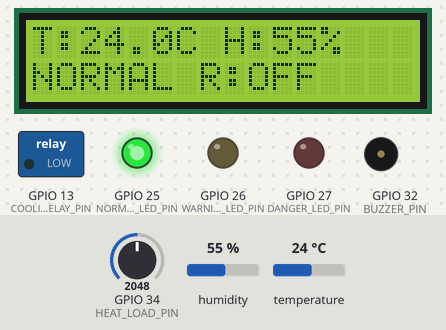
Recording of a sketch running on a simulated ESP32. Shown: 16×2 character LCD, switched loads named in the sketch (green lamp = pin HIGH), output pins drawn as LEDs (lit = HIGH), buzzer (waves = sounding). The inputs (shaded band) are chosen by the test bench; at power-on: temperature 24 °C, GPIO 34 (HEAT_LOAD_PIN) = 2048, humidity 55 %. WiFi joins after 1.5 s; servers stay silent unless stated; what the sketch prints to the serial monitor is not drawn.

Above: at 4.3 s.
4.4 s: temperature set to 29.3 °C
At 7.4 s:
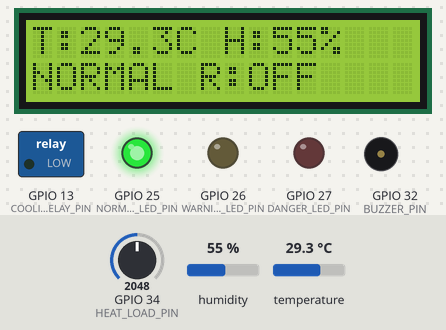
8.6 s: temperature set to 30.7 °C
At 11.7 s:
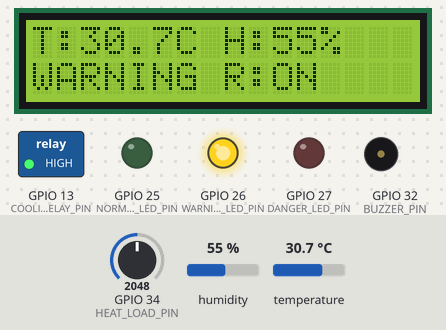
12.6 s: GPIO 34 (HEAT_LOAD_PIN) set to 2440
14.3 s: GPIO 34 (HEAT_LOAD_PIN) set to 2561
At 15.9 s:
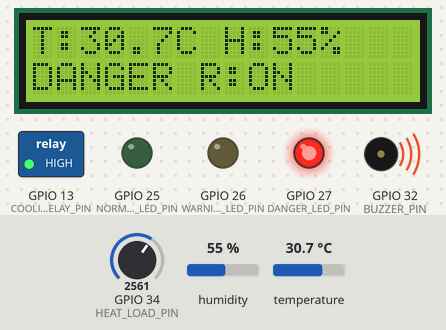
16.6 s: humidity set to 22 %
At 20.1 s:
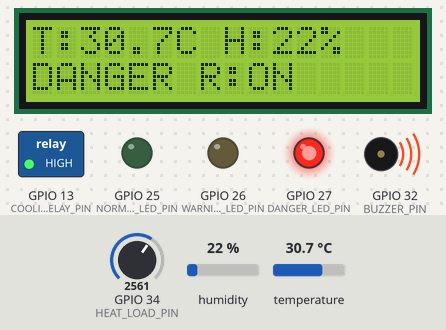
20.6 s: GPIO 34 (HEAT_LOAD_PIN) set to 2460
At 21.5 s:
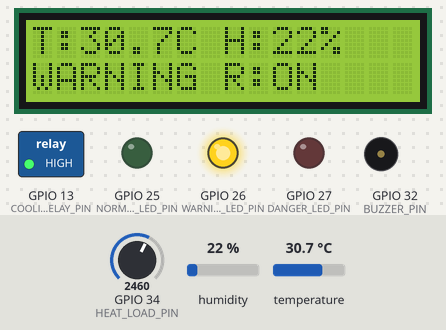
Timing chart, 0 to 23.6 s (numbered marks = the images above; inputs shaded):
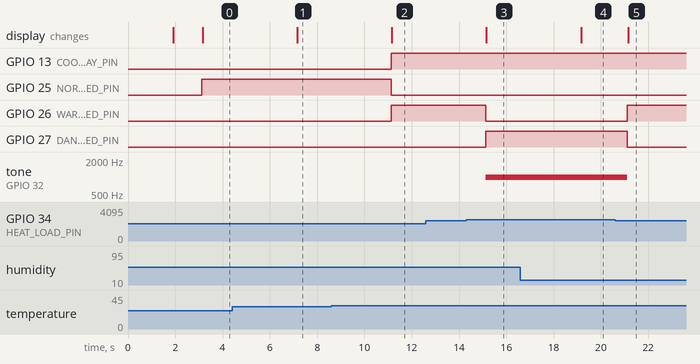

The sketch:

sketch.ino
```cpp
#define BLYNK_TEMPLATE_ID "TMPL6Y5DoUVbi"
#define BLYNK_TEMPLATE_NAME "Kendali Kipas Otomatis"
#define BLYNK_AUTH_TOKEN "hY5Ql71_Upt6lSZCt3ej6Cg3PTnv6bWR"

#include <WiFi.h>
#include <WiFiClient.h>
#include <BlynkSimpleEsp32.h>
#include <DHT.h>
#include <LiquidCrystal_I2C.h>

const char *WIFI_SSID = "Wokwi-GUEST";
const char *WIFI_PASSWORD = "";
const int WIFI_CHANNEL = 6;

const byte DHT_PIN = 15;
const byte DHT_TYPE = DHT22;
const byte HEAT_LOAD_PIN = 34;
const byte COOLING_RELAY_PIN = 13;
const byte BUZZER_PIN = 32;
const byte NORMAL_LED_PIN = 25;
const byte WARNING_LED_PIN = 26;
const byte DANGER_LED_PIN = 27;

const int DEFAULT_TEMPERATURE_THRESHOLD = 30;
const int DANGER_TEMPERATURE_THRESHOLD = 40;
const int HEAT_LOAD_THRESHOLD = 2500;
const unsigned long SENSOR_INTERVAL_MS = 2000;
const unsigned long LCD_INTERVAL_MS = 1000;
const unsigned long ALERT_COOLDOWN_MS = 30000;
const int BUZZER_FREQUENCY_HZ = 1000;
const byte BUZZER_CHANNEL = 0;
const byte BUZZER_RESOLUTION_BITS = 8;

#define VPIN_TEMPERATURE V1
#define VPIN_HUMIDITY V2
#define VPIN_HEAT_LOAD V3
#define VPIN_COOLING_STATUS V5
#define VPIN_NORMAL_STATUS V6
#define VPIN_WARNING_STATUS V7
#define VPIN_SYSTEM_STATUS V8
#define VPIN_TEMPERATURE_THRESHOLD V9
#define VPIN_BUZZER_ENABLE V10

DHT dht(DHT_PIN, DHT_TYPE);
LiquidCrystal_I2C lcd(0x27, 16, 2);
BlynkTimer timer;

int temperatureThreshold = DEFAULT_TEMPERATURE_THRESHOLD;
bool buzzerEnabled = true;
unsigned long lastAlertMillis = 0;
String currentStatus = "BOOTING";
float lastTemperature = 0.0;
float lastHumidity = 0.0;
int lastHeatLoad = 0;

BLYNK_CONNECTED()
{
  Blynk.syncVirtual(VPIN_TEMPERATURE_THRESHOLD, VPIN_BUZZER_ENABLE);
}

BLYNK_WRITE(VPIN_TEMPERATURE_THRESHOLD)
{
  const int requestedThreshold = param.asInt();
  temperatureThreshold = constrain(requestedThreshold, 20, 60);
}

BLYNK_WRITE(VPIN_BUZZER_ENABLE)
{
  buzzerEnabled = param.asInt() == 1;
  if (!buzzerEnabled)
  {
    ledcWriteTone(BUZZER_PIN, 0);
  }
}

void connectWifi()
{
  lcd.clear();
  lcd.setCursor(0, 0);
  lcd.print("Kendali Kipas");
  lcd.setCursor(0, 1);
  lcd.print("WiFi connect...");

  WiFi.begin(WIFI_SSID, WIFI_PASSWORD, WIFI_CHANNEL);
  while (WiFi.status() != WL_CONNECTED)
  {
    delay(250);
    Serial.print(".");
  }

  Serial.println();
  Serial.print("WiFi connected, IP: ");
  Serial.println(WiFi.localIP());
}

void connectBlynk()
{
  Blynk.config(BLYNK_AUTH_TOKEN);
  Blynk.connect(5000);

  lcd.clear();
  lcd.setCursor(0, 0);
  lcd.print("Blynk:");
  lcd.setCursor(7, 0);
  lcd.print(Blynk.connected() ? "Online" : "Offline");
  lcd.setCursor(0, 1);
  lcd.print("System ready");
  delay(1200);
}

String calculateStatus(float temperature, int heatLoad)
{
  const bool temperatureDanger = temperature >= DANGER_TEMPERATURE_THRESHOLD;
  const bool heatDanger = heatLoad >= HEAT_LOAD_THRESHOLD;

  if (temperatureDanger || heatDanger)
  {
    return "DANGER";
  }

  if (temperature >= temperatureThreshold)
  {
    return "WARNING";
  }

  return "NORMAL";
}

void setOutputs(const String &status)
{
  const bool isDanger = status == "DANGER";
  const bool isWarning = status == "WARNING";
  const bool coolingActive = isDanger || isWarning;

  digitalWrite(COOLING_RELAY_PIN, coolingActive ? HIGH : LOW);
  digitalWrite(NORMAL_LED_PIN, status == "NORMAL" ? HIGH : LOW);
  digitalWrite(WARNING_LED_PIN, isWarning ? HIGH : LOW);
  digitalWrite(DANGER_LED_PIN, isDanger ? HIGH : LOW);

  if (isDanger && buzzerEnabled)
  {
    ledcWriteTone(BUZZER_PIN, BUZZER_FREQUENCY_HZ);
    return;
  }

  ledcWriteTone(BUZZER_PIN, 0);
}

void publishToBlynk(const String &status)
{
  const bool coolingActive = status == "WARNING" || status == "DANGER";

  Blynk.virtualWrite(VPIN_TEMPERATURE, lastTemperature);
  Blynk.virtualWrite(VPIN_HUMIDITY, lastHumidity);
  Blynk.virtualWrite(VPIN_HEAT_LOAD, lastHeatLoad);
  Blynk.virtualWrite(VPIN_COOLING_STATUS, coolingActive ? 1 : 0);
  Blynk.virtualWrite(VPIN_NORMAL_STATUS, status == "NORMAL" ? 1 : 0);
  Blynk.virtualWrite(VPIN_WARNING_STATUS, status == "WARNING" ? 1 : 0);
  Blynk.virtualWrite(VPIN_SYSTEM_STATUS, status);
}

void sendDangerEvent(const String &status)
{
  if (status != "DANGER")
  {
    return;
  }

  const unsigned long now = millis();
  if (now - lastAlertMillis < ALERT_COOLDOWN_MS)
  {
    return;
  }

  lastAlertMillis = now;
  Blynk.logEvent("fan_danger_alert", "Suhu ruangan bahaya, kipas pendingin aktif");
}

void readSensors()
{
  const float temperature = dht.readTemperature();
  const float humidity = dht.readHumidity();

  if (!isnan(temperature))
  {
    lastTemperature = temperature;
  }
  if (!isnan(humidity))
  {
    lastHumidity = humidity;
  }

  lastHeatLoad = analogRead(HEAT_LOAD_PIN);
  currentStatus = calculateStatus(lastTemperature, lastHeatLoad);

  setOutputs(currentStatus);
  publishToBlynk(currentStatus);
  sendDangerEvent(currentStatus);

  Serial.print("Suhu: ");
  Serial.print(lastTemperature);
  Serial.print(" C | Kelembapan: ");
  Serial.print(lastHumidity);
  Serial.print(" % | Beban Panas: ");
  Serial.print(lastHeatLoad);
  Serial.print(" | Ambang Batas: ");
  Serial.print(temperatureThreshold);
  Serial.print(" C | Status: ");
  Serial.println(currentStatus);
}

void updateLcd()
{
  lcd.clear();
  lcd.setCursor(0, 0);
  lcd.print("T:");
  lcd.print(lastTemperature, 1);
  lcd.print("C H:");
  lcd.print(lastHumidity, 0);
  lcd.print("%");

  lcd.setCursor(0, 1);
  lcd.print(currentStatus);
  lcd.print(" R:");
  lcd.print(digitalRead(COOLING_RELAY_PIN) == HIGH ? "ON " : "OFF");
}

void setup()
{
  Serial.begin(115200);
  dht.begin();

  pinMode(HEAT_LOAD_PIN, INPUT);
  pinMode(COOLING_RELAY_PIN, OUTPUT);
  pinMode(NORMAL_LED_PIN, OUTPUT);
  pinMode(WARNING_LED_PIN, OUTPUT);
  pinMode(DANGER_LED_PIN, OUTPUT);

  digitalWrite(COOLING_RELAY_PIN, LOW);
  digitalWrite(NORMAL_LED_PIN, LOW);
  digitalWrite(WARNING_LED_PIN, LOW);
  digitalWrite(DANGER_LED_PIN, LOW);

  ledcAttach(BUZZER_PIN, BUZZER_FREQUENCY_HZ, BUZZER_RESOLUTION_BITS);
  ledcWriteTone(BUZZER_PIN, 0);

  lcd.init();
  lcd.backlight();

  connectWifi();
  connectBlynk();

  timer.setInterval(SENSOR_INTERVAL_MS, readSensors);
  timer.setInterval(LCD_INTERVAL_MS, updateLcd);
  readSensors();
  updateLcd();
}

void loop()
{
  Blynk.run();
  timer.run();
}
```

Measured:
- the behaviour switches between 29.9 and 30 °C on temperature (found by bisection; images 1 and 2)
- the behaviour switches between 2499 and 2500 on GPIO 34 (HEAT_LOAD_PIN) (found by bisection; images 2 and 3)
- after the input at 4.4 s, the display: changes after 2.8 s (image 1)
- after the input at 8.6 s, GPIO 13 (COOLING_RELAY_PIN), GPIO 26 (WARNING_LED_PIN): LOW → HIGH after 2.5 s; GPIO 25 (NORMAL_LED_PIN): HIGH → LOW after 2.5 s; the display: changes after 2.6 s (image 2)
- after the input at 12.6 s, every drawn part: stays the same
- after the input at 14.3 s, GPIO 26 (WARNING_LED_PIN): HIGH → LOW after 0.83 s; GPIO 27 (DANGER_LED_PIN): LOW → HIGH after 0.83 s; tone on GPIO 32 (BUZZER_PIN): silent → 1000 Hz after 0.83 s; the display: changes after 0.86 s (image 3)
- after the input at 16.6 s, the display: changes after 2.6 s (image 4)
- after the input at 20.6 s, GPIO 26 (WARNING_LED_PIN): LOW → HIGH after 0.52 s; GPIO 27 (DANGER_LED_PIN): HIGH → LOW after 0.52 s; tone on GPIO 32 (BUZZER_PIN): 1000 Hz → silent after 0.52 s; the display: changes after 0.56 s (image 5)
